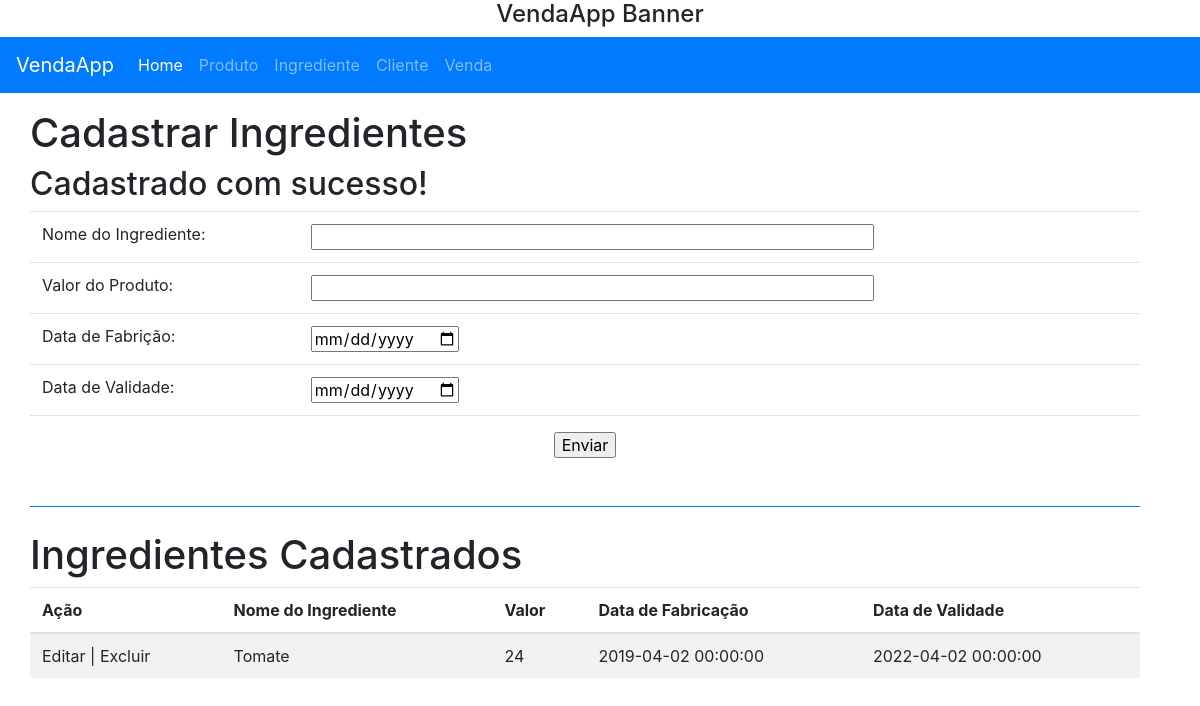
The app's page /index.php?pg=ingrediente&cadastrado=true, older data.
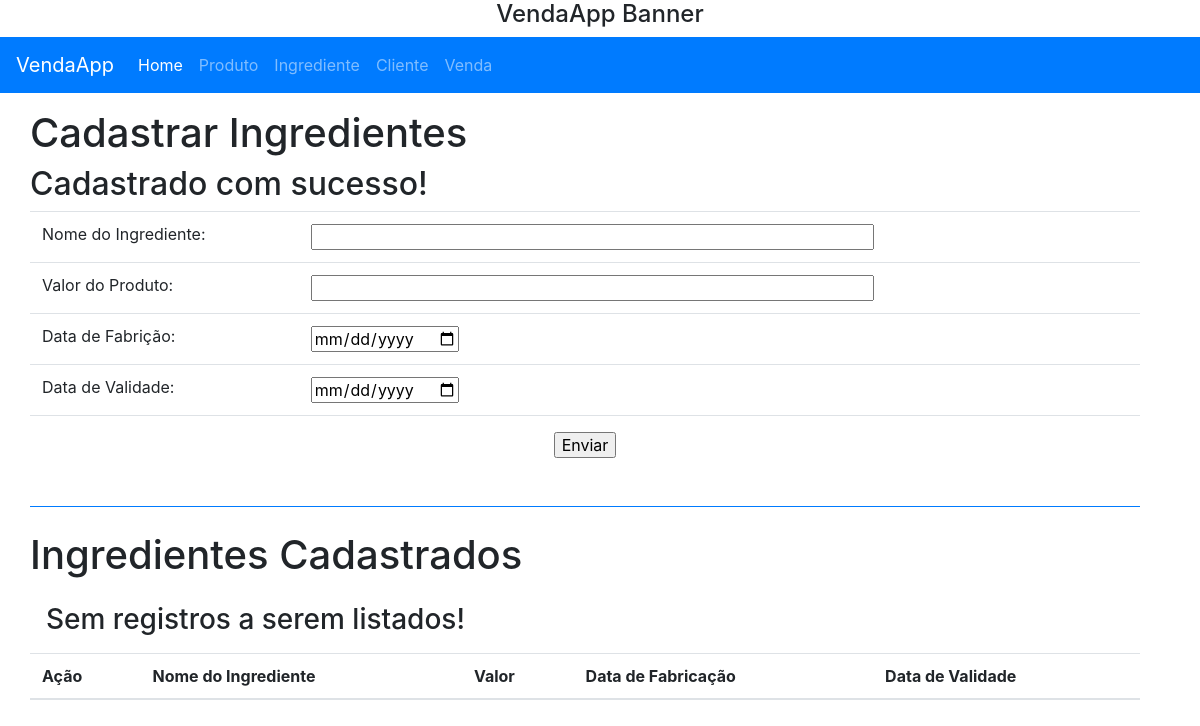
The same page, newer data.
### tables this page shows
CREATE TABLE `ingrediente` (
  `id_ingrediente` int(10) UNSIGNED NOT NULL,
  `nome` varchar(110) NOT NULL,
  `valor` float UNSIGNED NOT NULL,
  `data_compra` datetime NOT NULL,
  `data_validade` datetime NOT NULL
);

### inc.ingrediente.php (the view, shortened to what this page needs)
<?php
$cadastrado = '';
if(isset($_GET['cadastrado']) && !empty($_GET['cadastrado'])){
	if($_GET['cadastrado'])
		$cadastrado = 'Cadastrado com sucesso!';
}
?>
<div class="container d-flex flex-column no-gutters">
	<h1>Cadastrar Ingredientes</h1>
	<h2><?php echo $cadastrado; ?></h2>
	<form action="acao.ingrediente.php" method="POST">
		<table class="table table-borderless">
			<tr>
				<td>Nome do Ingrediente:</td>
				<td><input type="text" name="nome_ingrediente" size="50"></td>
			</tr>
			<tr>
				<td>Valor do Produto:</td>
				<td><input type="text" name="valor_ingrediente" size="50"></td>
			</tr>
			<tr>
				<td>Data de Fabrição:</td>
				<td><input type="date" name="dataFabricacao_ingrediente" size="50"></td>
			</tr>
			<tr>
				<td>Data de Validade:</td>
				<td><input type="date" name="dataValidade_ingrediente" size="50"></td>
			</tr>
			<tr align="center">
				<td colspan='2' class="p-3"><input type="submit" name="botao" value="Enviar"></td>
			</tr>
		</table>
	</form>
	<h1 class="border-top border-primary pt-4">Ingredientes Cadastrados</h1>
	<table class="table table-striped">
		<thead>
			<tr>
				<th>Ação</th>
				<th>Nome do Ingrediente</th>
				<th>Valor</th>
				<th>Data de Fabricação</th>
				<th>Data de Validade</th>
			</tr>
		</thead>
		<tbody>
		<?php
			$query = 'SELECT * from ingrediente';
			$res = mysql_query($query);
			$qtd = mysql_num_rows($res);
			if($qtd > 0){
				while($linhas = mysql_fetch_assoc($res)){
					echo '<tr>';
						echo '<td><a>Editar</a> | <a>Excluir</a></td>';
						echo '<td>' . $linhas['nome'] . '</td>';
						echo '<td>' . $linhas['valor'] . '</td>';
						echo '<td>' . $linhas['data_compra'] . '</td>';
						echo '<td>' . $linhas['data_validade'] . '</td>';
					echo '</tr>';
				}
			}else{
				echo '<h3 class="m-3">Sem registros a serem listados!</h3>';
			}
		?>
		</tbody>
	</table>
</div>

### index.php (shortened to what this page needs)
<html>
	<head>
	    <link rel="stylesheet" type="text/css" href="./Bootstrap/css/bootstrap.min.css">
	    <link rel="stylesheet" type="text/css" href="./css/site.css">
	</head>
	<body>
	<div class="container-fluid d-flex flex-column no-gutters">
		<div class="d-flex justify-content-center">
			<h4>VendaApp Banner</h4>
		</div>
		<div class="row mb-3">
			<nav class="navbar navbar-expand-lg navbar-dark bg-primary col-12">
			  	<a class="navbar-brand" href="#">VendaApp</a>
			  	<div class="collapse navbar-collapse" id="navbarNavAltMarkup">
			  	  <div class="navbar-nav">
			  	    <a class="nav-item nav-link active" href="index.php?pg=home">Home <span class="sr-only">(current)</span></a	>
			  	    <a class="nav-item nav-link" href="index.php?pg=produto">Produto</a>
			  	    <a class="nav-item nav-link" href="index.php?pg=ingrediente">Ingrediente</a>
			  	    <a class="nav-item nav-link" href="index.php?pg=cliente">Cliente</a>
			  	    <a class="nav-item nav-link" href="index.php?pg=venda">Venda</a>
			  	  </div>
			  	</div>
			</nav>
		</div>
		<?php
			if(isset($_GET['pg']) && !empty($_GET['pg'])){
				$pag = $_GET['pg'];
			}else{
				$pag = 'venda';
			}
			include_once('inc.' . $pag . '.php');
		?>
	</div>
	</body>
</html>

Row changes from the older to the newer data that the page shows:
removed ingrediente: nome "Tomate", valor "24", data_compra "2019-04-02 00:00:00", data_validade "2022-04-02 00:00:00"
Text that changed along with them:
text now shown: "Sem registros a serem listados!"
